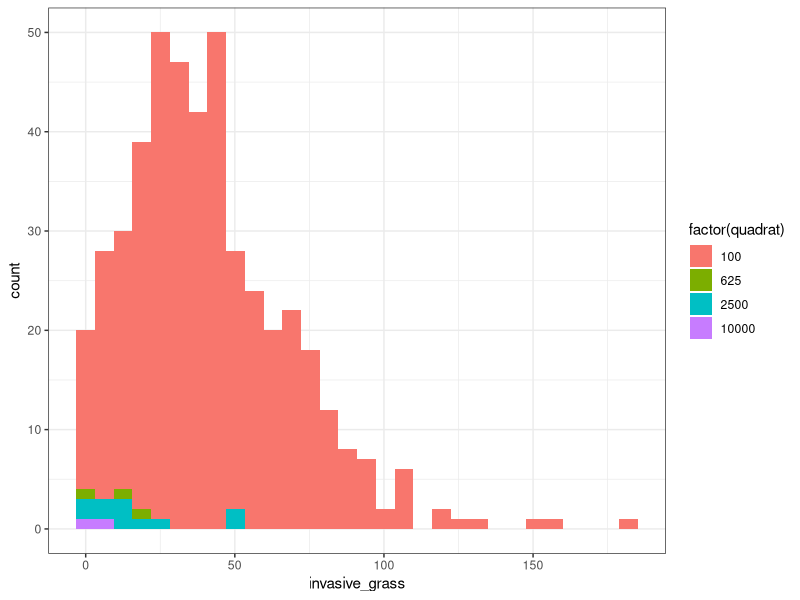
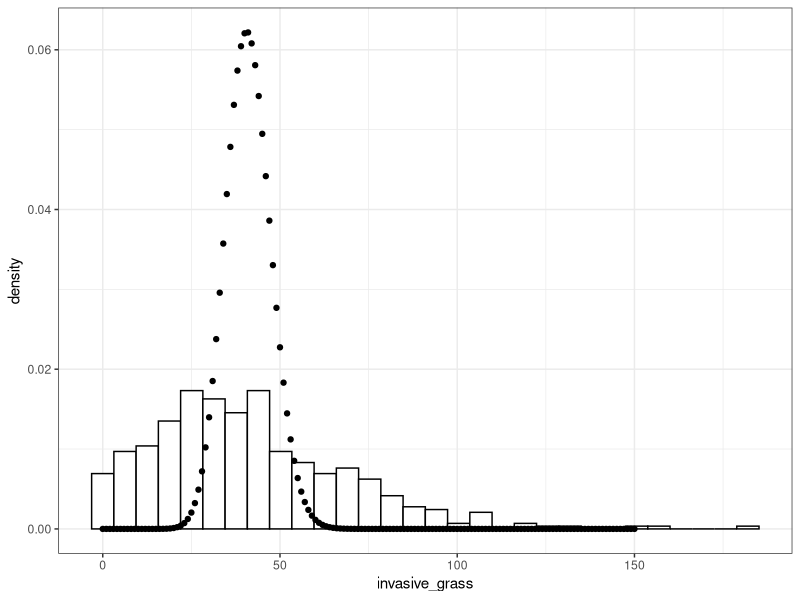
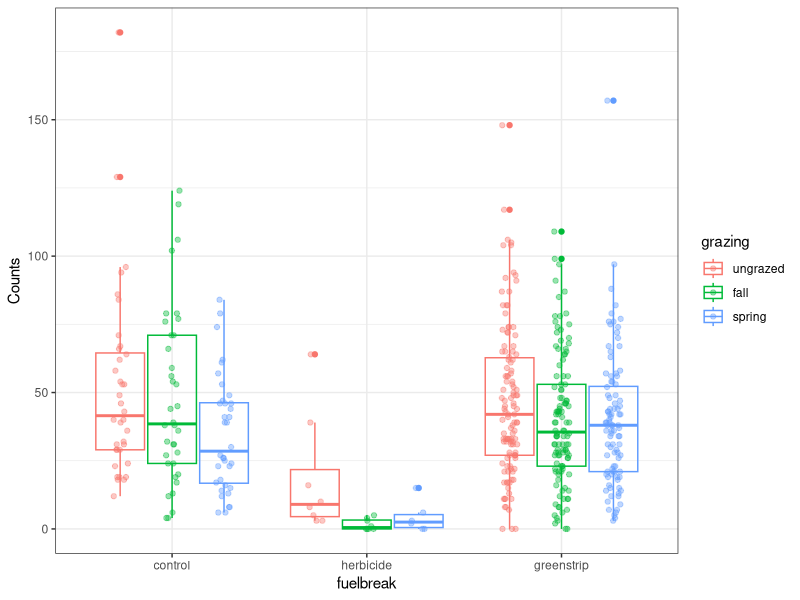
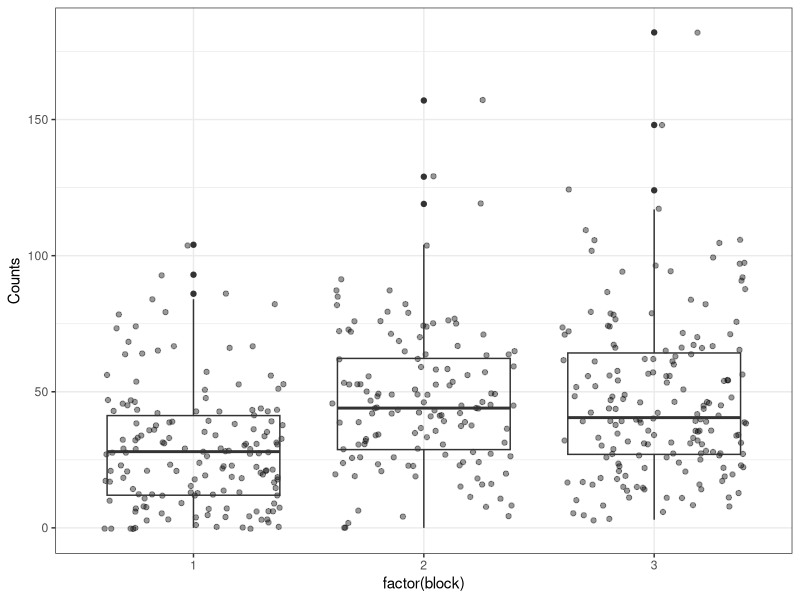
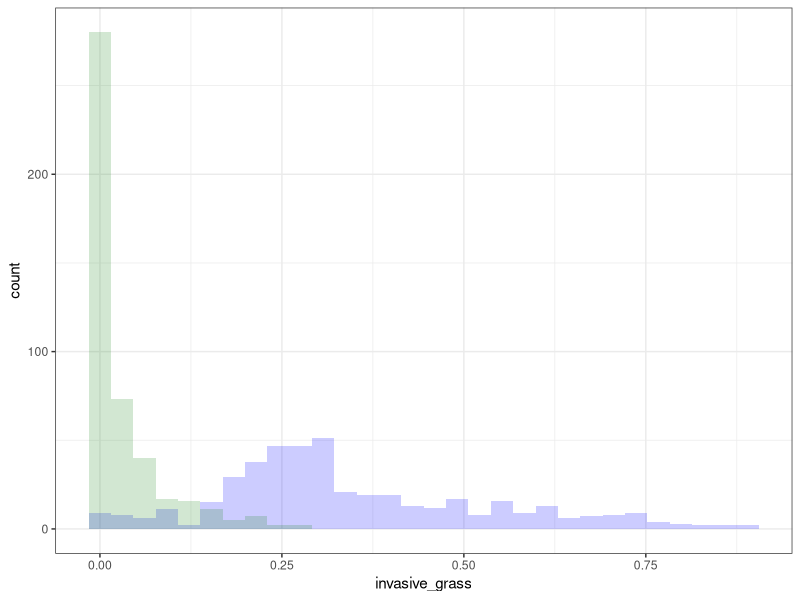
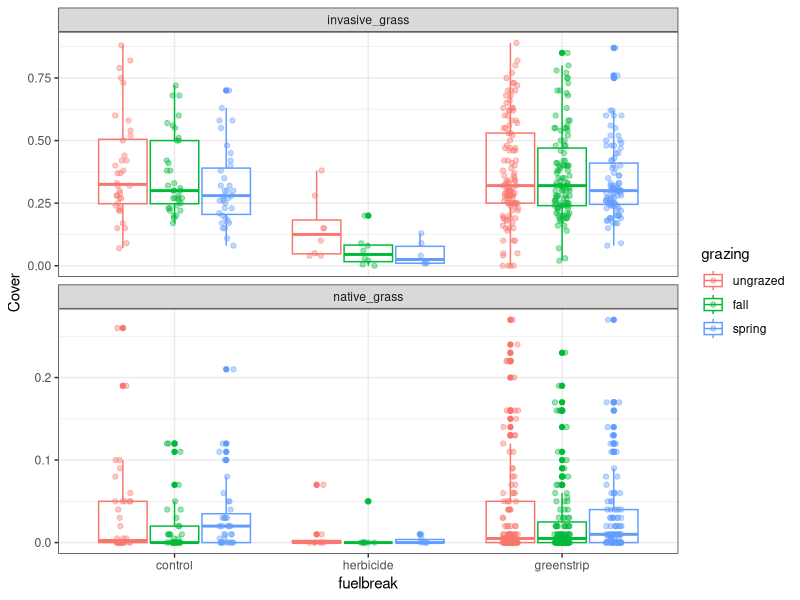
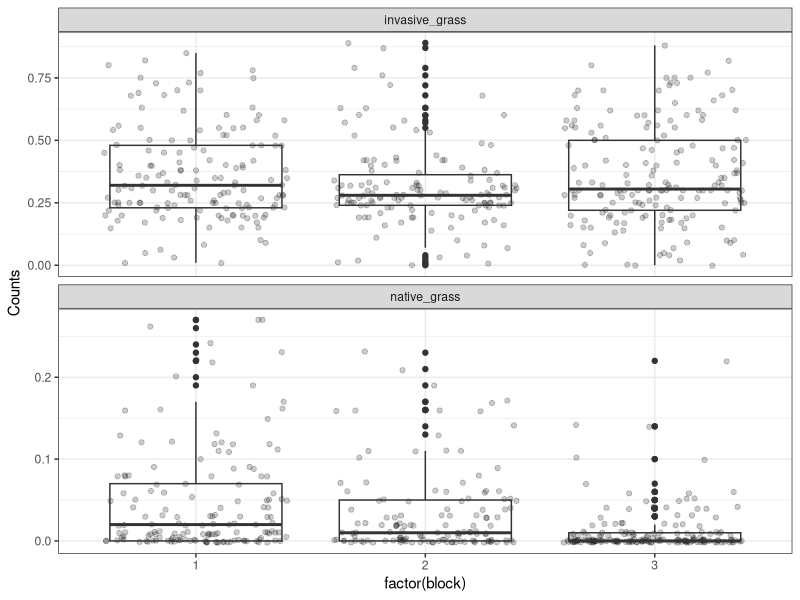

Reproduce these figures in R, in order.
## ---- chunk 1
knitr::opts_chunk$set(echo = TRUE)
library(dplyr)
library(ggplot2)
## ---- chunk 2
count <- read.csv("data/count.csv")

ggplot(count, aes(x = invasive_grass, fill = factor(quadrat))) +
  geom_histogram(bins = 30) +
  theme_bw()
## ---- chunk 3
ggplot() +
  geom_histogram(data = count, 
                 aes(x = invasive_grass,
                     y = ..density..),
                 bins = 30,
                 fill = "white",
                 color = "black") +
  geom_point(data = data.frame(x = 0:150,
                               y = dpois(0:150, 
                                         lambda = mean(count$invasive_grass))),
             aes(x = x, y = y)) +
  theme_bw()
## ---- chunk 4
count %>%
  mutate(grazing = factor(grazing, levels = c("ungrazed",
                                              "fall", 
                                              "spring")),
         fuelbreak = factor(fuelbreak, levels = c("control",
                                                  "herbicide", 
                                                  "greenstrip"))) %>%
  ggplot(aes(x = fuelbreak, y = invasive_grass, color = grazing)) +
  geom_point(position = position_jitterdodge(dodge.width = 0.8, 
                                             jitter.width = 0.2),
             alpha = 0.4) +
  geom_boxplot(fill = "transparent",
               position = position_dodge(width = 0.8)) +
  scale_y_continuous("Counts") +
  theme_bw()
## ---- chunk 5
count %>%
  mutate(grazing = factor(grazing, levels = c("ungrazed",
                                              "fall", 
                                              "spring")),
         fuelbreak = factor(fuelbreak, levels = c("control",
                                                  "herbicide", 
                                                  "greenstrip"))) %>%
  ggplot(aes(x = factor(block), y = invasive_grass)) +
  geom_jitter(alpha = 0.4) +
  geom_boxplot(fill = "transparent",
               position = position_dodge(width = 0.8)) +
  # facet_wrap(vars(fuelbreak)) +
  scale_y_continuous("Counts") +
  theme_bw()
## ---- chunk 6
cover <- read.csv("data/cover.csv")

ggplot(cover) +
  geom_histogram(aes(x = invasive_grass), 
                 alpha = 0.2, 
                 fill = "blue",
                 bins = 30) +
    geom_histogram(aes(x = native_grass), 
                 alpha = 0.2, 
                 fill = "forestgreen",
                 bins = 30) +
  theme_bw()
## ---- chunk 7
cover %>%
  tidyr::pivot_longer(4:5, names_to = "PFT", values_to = "cover") %>%
  mutate(grazing = factor(grazing, levels = c("ungrazed",
                                              "fall", 
                                              "spring")),
         fuelbreak = factor(fuelbreak, levels = c("control",
                                                  "herbicide", 
                                                  "greenstrip"))) %>%
  ggplot(aes(x = fuelbreak, y = cover, color = grazing)) +
  geom_point(position = position_jitterdodge(dodge.width = 0.8, 
                                             jitter.width = 0.2),
             alpha = 0.4) +
  geom_boxplot(fill = "transparent",
               position = position_dodge(width = 0.8)) +
  scale_y_continuous("Cover") +
  facet_wrap(~PFT, ncol = 1, scales = "free_y") +
  theme_bw()
## ---- chunk 8
cover %>%
  tidyr::pivot_longer(4:5, names_to = "PFT", values_to = "cover") %>%
  mutate(grazing = factor(grazing, levels = c("ungrazed",
                                              "fall", 
                                              "spring")),
         fuelbreak = factor(fuelbreak, levels = c("control",
                                                  "herbicide", 
                                                  "greenstrip"))) %>%
  ggplot(aes(x = factor(block), y = cover)) +
  geom_jitter(alpha = 0.2) +
  geom_boxplot(fill = "transparent",
               position = position_dodge(width = 0.8)) +
  facet_wrap(vars(fuelbreak)) +
  scale_y_continuous("Counts") +
  facet_wrap(~PFT, ncol = 1, scales = "free_y") +
  theme_bw()
